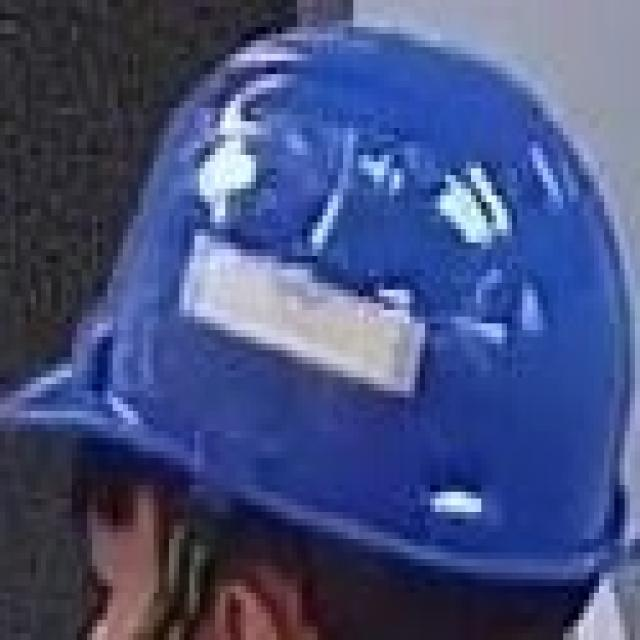
#> input picture dataset/train/helm/0_31601551_jpg.rf.h1kbVxvoQcxdk6JvUkMY.jpg, 640 x 640 px; its folder holds 3 pictures in this run
$ python augment_data.py
#> lines starting #> are read from the running program, lines starting #| are printed output that depends on the picture
import cv2
import os
import glob
from tqdm import tqdm

def augment_images(base_dir="dataset/train"):
#> called with base_dir = 'dataset/train'
    print("=== MULAI DATA AUGMENTATION ===")
    categories = ["helm", "kacamata"]

    total_augmented = 0

    for category in categories:
        folder_path = os.path.join(base_dir, category)
        if not os.path.exists(folder_path):
            print(f"Peringatan: Folder {folder_path} tidak ditemukan.")
            continue

        files = glob.glob(os.path.join(folder_path, "*.*"))
        # Filter agar tidak melakukan augmentasi pada gambar yang sudah diaugmentasi
        original_files = [f for f in files if "_aug_" not in f]

        print(f"\nMemproses {len(original_files)} gambar asli di kategori '{category}'...")

        for img_path in tqdm(original_files, desc=f"Augmenting {category}"):
            img = cv2.imread(img_path)
#> img is the input picture: shape (640, 640, 3); mean B, G, R 126.3, 79.8, 68.6
            if img is None:
                continue

            base_name = os.path.basename(img_path)
            name, ext = os.path.splitext(base_name)

            # 1. Horizontal Flip
            flipped = cv2.flip(img, 1)
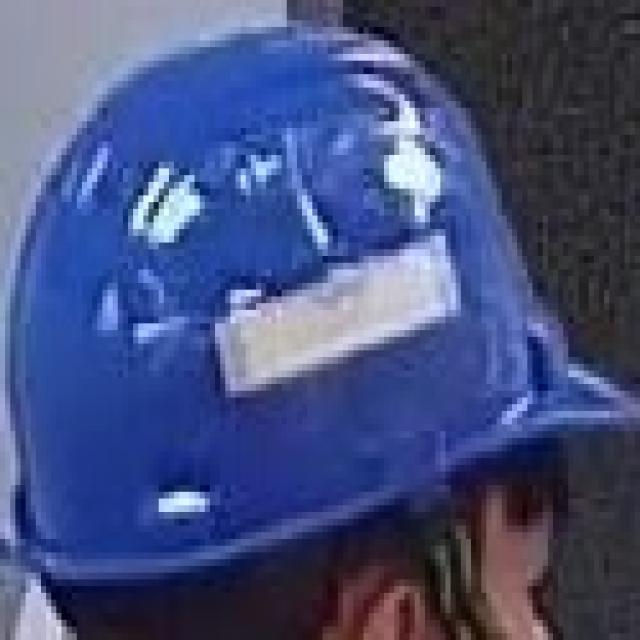
#> flipped: shape (640, 640, 3); mean B, G, R 126.3, 79.8, 68.6
            flip_path = os.path.join(folder_path, f"{name}_aug_flip{ext}")
            cv2.imwrite(flip_path, flipped)
            total_augmented += 1

            # 2. Brightness Adjustment (agak gelap)
            matrix = np.ones(img.shape, dtype="uint8") * 30
            darker = cv2.subtract(img, matrix)
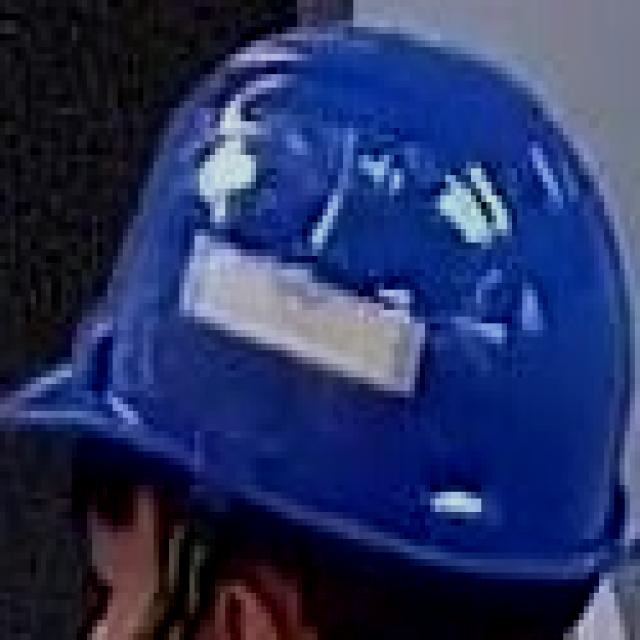
#> darker: shape (640, 640, 3); mean B, G, R 96.5, 50.6, 39.4
            dark_path = os.path.join(folder_path, f"{name}_aug_dark{ext}")
            cv2.imwrite(dark_path, darker)
            total_augmented += 1

            # 3. Brightness Adjustment (agak terang)
            lighter = cv2.add(img, matrix)
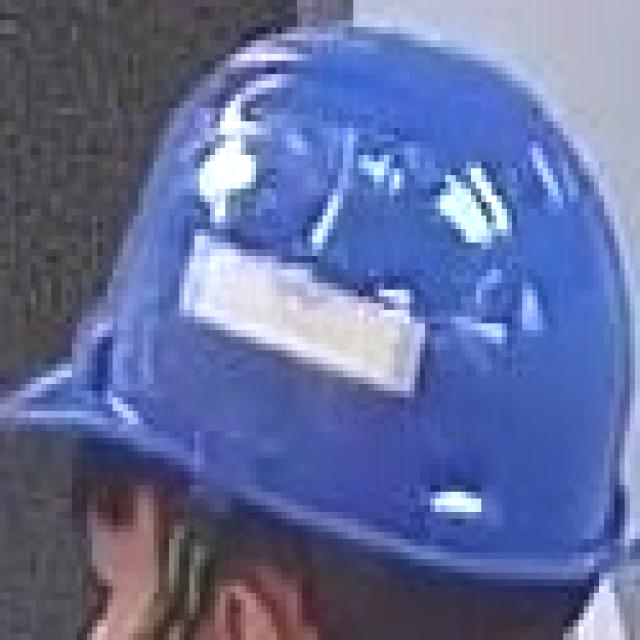
#> lighter: shape (640, 640, 3); mean B, G, R 155.7, 109.7, 98.6
            light_path = os.path.join(folder_path, f"{name}_aug_light{ext}")
            cv2.imwrite(light_path, lighter)
            total_augmented += 1

    print(f"\nSelesai! {total_augmented} gambar augmentasi baru telah ditambahkan.")
    print("\nPENTING: Anda harus mengekstrak fitur ulang karena jumlah data bertambah!")
    print("Jalankan ulang sel ekstraksi fitur di jupyter notebook atau jalankan script ekstraksi.")

if __name__ == "__main__":
    import numpy as np
    augment_images()
